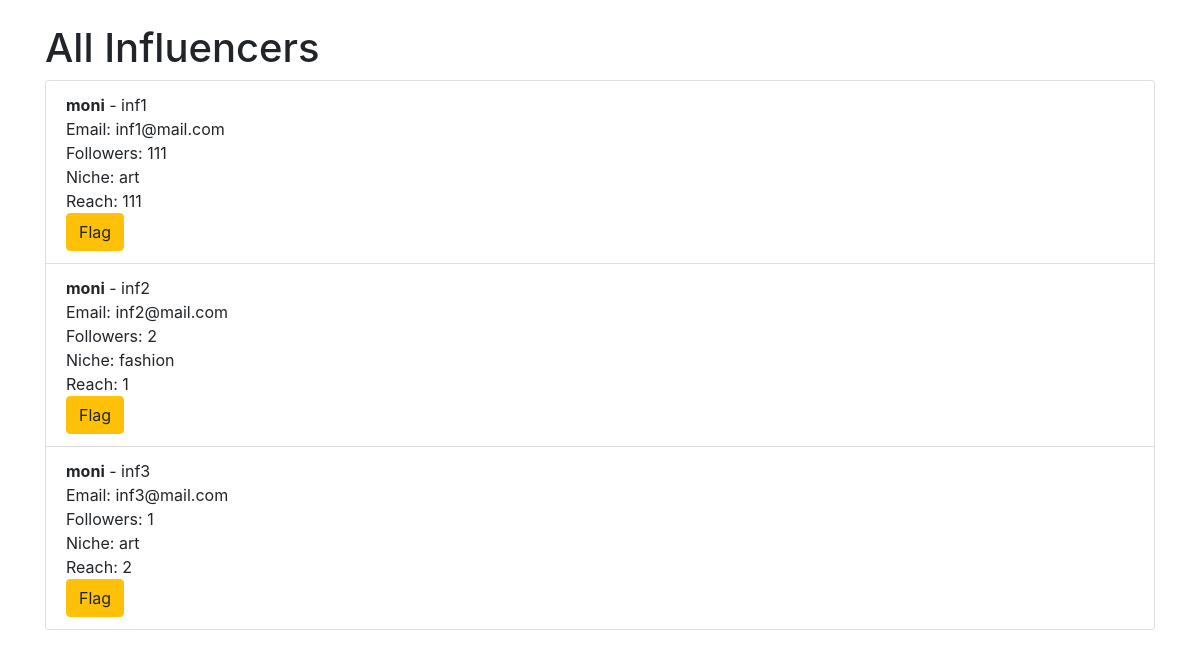
Screenshot of /admin/browse/influencers (signed in) with the database file from the repository.
### models.py (models this page shows)
class Influencer(db.Model):
    id = db.Column(db.Integer, primary_key=True)
    username = db.Column(db.String(100), unique=True, nullable=False)
    name = db.Column(db.String(100), nullable=False)
    password = db.Column(db.String(100), nullable=False)
    email = db.Column(db.String(100), unique=True, nullable=False)
    followers = db.Column(db.Integer, nullable=False)
    niche = db.Column(db.String(100), nullable=False)
    reach = db.Column(db.Integer, nullable=False)
    flagged = db.Column(db.Boolean, default=False)
    ad_requests = db.relationship('AdRequest', backref='influencer', lazy=True)

### app.py (the view)
@app.route('/admin/browse/influencers')
def browse_influencers():
    if 'user' not in session or session['user'] != 'admin':
        abort(403)
    influencers = Influencer.query.all()
    return render_template('browse_influencers.html', influencers=influencers)

### templates/browse_influencers.html (shortened to what this page needs)
<!DOCTYPE html>
<html lang="en">
<head>
    <link rel="stylesheet" href="https://stackpath.bootstrapcdn.com/bootstrap/4.5.2/css/bootstrap.min.css">
</head>
<body>
    <div class="container mt-4">
        <h1>All Influencers</h1>
        <ul class="list-group">
            {% for influencer in influencers %}
                <li class="list-group-item">
                    <strong>{{ influencer.name }}</strong> - {{ influencer.username }}
                    <br>Email: {{ influencer.email }}
                    <br>Followers: {{ influencer.followers }}
                    <br>Niche: {{ influencer.niche }}
                    <br>Reach: {{ influencer.reach }}
                    <br>
                    {% if not influencer.flagged %}
                        <form action="{{ url_for('flag_influencer', influencer_id=influencer.id) }}" method="post">
                            <button type="submit" class="btn btn-warning">Flag</button>
                        </form>
                    {% else %}
                        <form action="{{ url_for('unflag_influencer', influencer_id=influencer.id) }}" method="post">
                            <button type="submit" class="btn btn-success">Unflag</button>
                        </form>
                    {% endif %}
                </li>
            {% else %}
                <li class="list-group-item">No influencers found.</li>
            {% endfor %}
        </ul>
    </div>
</body>
</html>

### rows the page displays
Influencer: name "moni", username "inf1", email "inf1@mail.com", followers "111", niche "art", reach "111"
Influencer: name "moni", username "inf2", email "inf2@mail.com", followers "2", niche "fashion", reach "1"
Influencer: name "moni", username "inf3", email "inf3@mail.com", followers "1", niche "art", reach "2"
